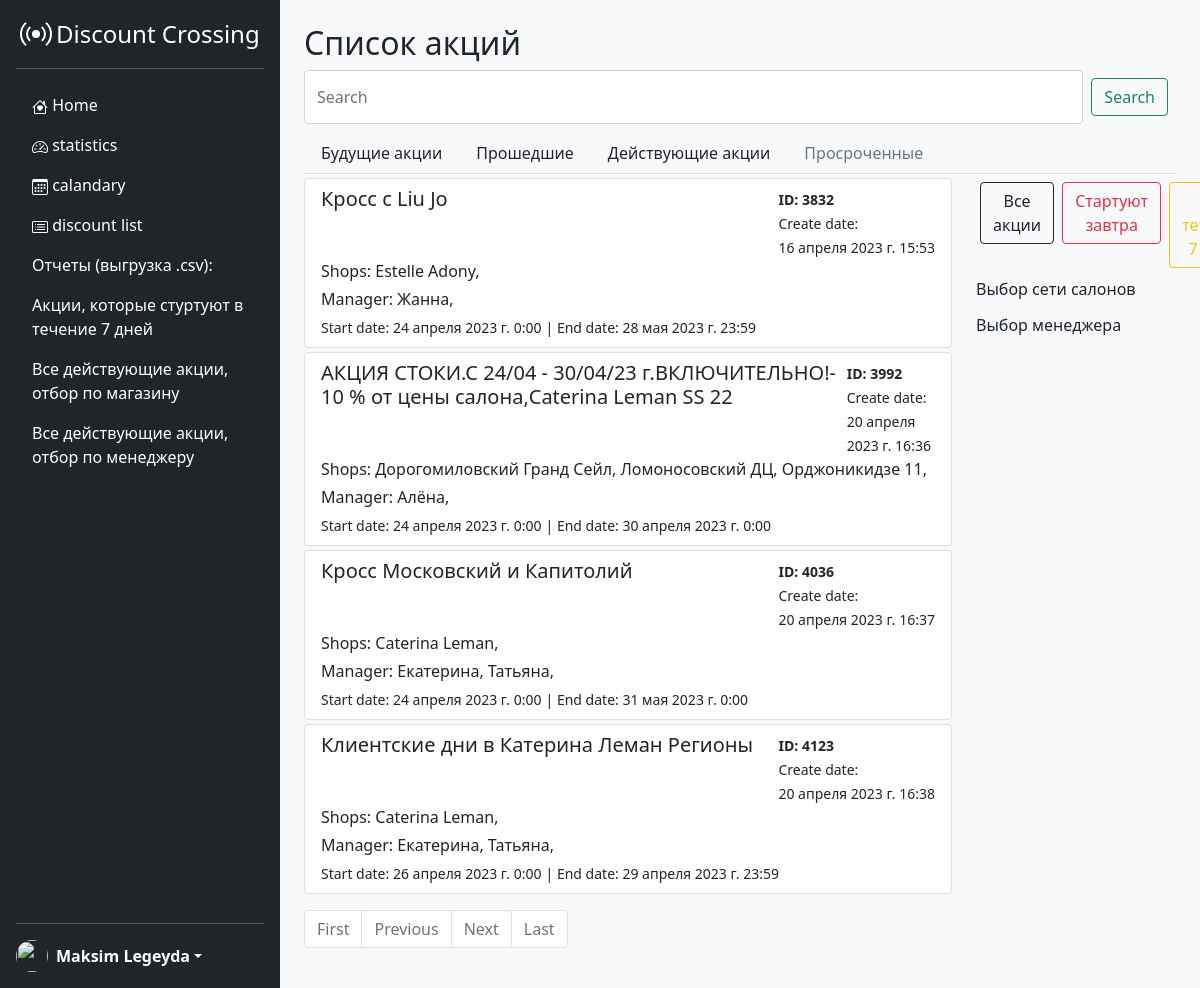
Screenshot of /search/WihinAWeek/ with the database file from the repository.
### discount/models.py (models this page shows, shortened)
class DiscountData(models.Model):
    STATUS = [
        ('N', 'Новая'),
        ('W', 'В работе'),
        ('T', 'Тестирование'),
        ('D', 'Релиз'),
    ]
    title = models.CharField(max_length=250, null=True, verbose_name='Название скидки')
    id_DO = models.IntegerField(blank=True, default=None, verbose_name='ID акции в ДО')
    startDate = models.DateTimeField(blank=True, default=None, verbose_name='Дата начала акции')
    endDate = models.DateTimeField(blank=True, default=None, verbose_name='Дата окончания окончания')
    description = models.TextField(max_length=1500, default='', blank=True, verbose_name='Описание')
    type = models.ManyToManyField(DiscountType)
    manager = models.ManyToManyField(ShopManagers)
    shops = models.ManyToManyField(Shop, verbose_name='магазины', related_name='shop')
    status = models.CharField(max_length=1, choices=STATUS, default='N')
    createDate = models.DateTimeField(null=True, auto_now_add=True, editable=False)
    idDoneDate = models.DateField(default='2000-01-01')
    slug = models.SlugField(blank=True, db_index=True, verbose_name='slug')
    bugCounter = models.IntegerField(default=0, verbose_name='Количество текущих акций')
    isDone = models.BooleanField(default=False, verbose_name='Подготовлена')
    class Meta:
        verbose_name = 'Акция'
        verbose_name_plural = 'Акции'

### shops/models.py (models this page shows)
class Shop(models.Model):
    title = models.CharField(max_length=250, null=True, verbose_name='Наименование магазина')
    manager = models.ManyToManyField(ShopManagers)
    countFutureDiscount = models.IntegerField(default=0, verbose_name='Количество будущих акций')
    countPastDiscount = models.IntegerField(default=0, verbose_name='Количество прошедших акций')
    CountCurrentDiscount = models.IntegerField(default=0, verbose_name='Количество текущих акций')
    def __str__(self):
        return self.title
    class Meta:
        verbose_name = 'Магазин'
        verbose_name_plural = 'Магазины'

class ShopManagers(models.Model):
    name = models.CharField(max_length=250, null=True, verbose_name='Руководить сети (акции)')
    phone = models.CharField(max_length=25, blank=True, default='+7', verbose_name='Телефон')
    countFutureDiscount = models.IntegerField(default=0, verbose_name='Количество будущих акций')
    countPastDiscount = models.IntegerField(default=0, verbose_name='Количество прошедших акций')
    CountCurrentDiscount = models.IntegerField(default=0, verbose_name='Количество текущих акций')
    def __str__(self):
        return self.name
    class Meta:
        verbose_name = 'Менеджер'
        verbose_name_plural = 'Менеджеры'

### discount/views.py (the view)
# urls.py: path('search/WihinAWeek/', views.startWithinAWeek, name='startWithinAWeek'),
def startWithinAWeek(request):
    now = datetime.now().date() + timedelta(days=1)
    end_date = now + timedelta(days=7)
    discounts = DiscountData.objects.filter(startDate__range=[now, end_date]).order_by('startDate')
    page_obj = discounts
    context = {
        'discounts' : discounts,
        'page_obj' : page_obj,
    }
    return render(request, template_name='discount_list.html', context=context)

### templates/discount_list.html (shortened to what this page needs)
{% extends 'base.html' %}
{% block content %}
<div class="p-4 bg-light" style="width: 100%;">
<h2 class="">Список акций</h2>
    <form class="form-inline my-2 my-lg-0 d-flex" action="{% url 'search_results' %}" method="get">
      <input name="q" class="form-control mr-sm-2" type="search" placeholder="Search" aria-label="Search">
      <button class="btn btn-outline-success m-2" type="submit">Search</button>
    </form>
  <ul class="nav nav-tabs mt-2">
    <li class="nav-item">
      {% url 'discountList' as url_discountList %}
      <a class="nav-link link-dark {% if url_discountList in request.path %}active{% endif %}"
      href="/discountList">Будущие акции </a>
    </li>
    <li class="nav-item">
      {% url 'OldDiscountList' as url_OldDiscountList %}
      <a class="nav-link link-dark {% if url_OldDiscountList in request.path %}active{% endif %}"
      href="/OldDiscountList">Прошедшие </a>
    </li>
    <li class="nav-item">
      {% url 'CurrentDiscountList' as url_CurrentDiscountList %}
      <a class="nav-link link-dark {% if url_CurrentDiscountList in request.path %}active{% endif %}"
      href="/CurrentDiscountList">Действующие акции </a>
    </li>
    <li class="nav-item">
      <a class="nav-link disabled link-dark" href="#">Просроченные</a>
    </li>
  </ul>
<div class="content" style="min-height: 79vh;">
<div class="row">
<div class="col">
  {% for discount in page_obj %}
  <div class="list-group mt-1">
      <a href="/discountList/{{ discount.slug }}" class="list-group-item list-group-item-action" aria-current="true">
        <div class="d-flex w-100 justify-content-between">
          <h5 class="mb-1">{{ discount.title }}</h5>
          <div>
            <small style="font-weight: bold;">ID: {{ discount.id_DO }} <br></small>
            <small>Create date:<br> {{ discount.createDate }}</small>
          </div>
        </div>
        <p class="mb-1">Shops: {% for shop in discount.shops.all %}{{ shop }},  {% endfor %}</p>
        <p class="mb-1">Manager: {% for manager in discount.manager.all %}{{ manager }},  {% endfor %}</p>
        <small>Start date: {{ discount.startDate }}</small>
        <small>| End date: {{ discount.endDate }}</small>
      </a>
  </div>
  {% endfor %}
</div>
<div class="col-3 mt-1 pr-5">
  <div class="d-flex">
    <form class="m-1" action="{% url 'discountList' %}" method="get">
      <button type="submit" class="btn btn-outline-dark">Все акции</button>
    </form>
    <form class="m-1" action="{% url 'startTomorrow' %}" method="get">
      <button type="submit" class="btn btn-outline-danger">Стартуют завтра</button>
    </form>
    <form class="m-1" action="{% url 'startWithinAWeek' %}" method="get">
      <button type="submit" class="btn btn-outline-warning">В течение 7 дней</button>
    </form>
  </div>
  <h6 class="mt-2">Выбор сети салонов</h6>
  <h6 class="mt-2">Выбор менеджера</h6>
</div>
</div>
</div>
<nav aria-label="..." class="mt-3" style="bottom: 0;">
  <ul class="pagination">
    <li class="page-item {% if not page_obj.has_previous %}disabled{% endif %}">
      {% if page_obj.has_previous %}
      <a class="page-link" href="?page=1">First</a>
      {% else %}
      <span class="page-link">First</span>
      {% endif %}
    </li>
    <li class="page-item {% if not page_obj.has_previous %}disabled{% endif %}">
      {% if page_obj.has_previous %}
      <a class="page-link" href="?page={{ page_obj.previous_page_number }}">Previous</a>
      {% else %}
      <span class="page-link">Previous</span>
      {% endif %}
    </li>
    <li class="page-item {% if not page_obj.has_next %}disabled{% endif %}">
      {% if page_obj.has_next %}
      <a class="page-link" href="?page={{ page_obj.next_page_number }}">Next</a>
      {% else %}
      <span class="page-link">Next</span>
      {% endif %}
    </li>
    <li class="page-item {% if not page_obj.has_next %}disabled{% endif %}">
      {% if page_obj.has_next %}
      <a class="page-link" href="?page={{ page_obj.paginator.num_pages }}">Last</a>
      {% else %}
      <span class="page-link">Last</span>
      {% endif %}
    </li>
  </ul>
</nav>
</div>
{% endblock %}

### static/css/sidebars.css (style rules this page uses)
body { min-height: 100vh; min-height: -webkit-fill-available; }
html { height: -webkit-fill-available; overflow-x: hidden; margin-right: calc(-1 * (100vw - 100%)); }

### rows the page displays
DiscountData: title "Кросс с Liu Jo", id_DO "3832", createDate "16 апреля 2023 г. 15:53", startDate "24 апреля 2023 г. 0:00", endDate "28 мая 2023 г. 23:59"
Shop: title "Estelle Adony"
ShopManagers: name "Жанна"
DiscountData: title "АКЦИЯ СТОКИ.С 24/04 - 30/04/23 г.ВКЛЮЧИТЕЛЬНО!- 10 % от цены салона,Caterina Leman SS 22", id_DO "3992", createDate "20 апреля 2023 г. 16:36", startDate "24 апреля 2023 г. 0:00", endDate "30 апреля 2023 г. 0:00"
Shop: title "Дорогомиловский Гранд Сейл"
Shop: title "Ломоносовский ДЦ"
Shop: title "Орджоникидзе 11"
ShopManagers: name "Алёна"
DiscountData: title "Кросс Московский и Капитолий", id_DO "4036", createDate "20 апреля 2023 г. 16:37", startDate "24 апреля 2023 г. 0:00", endDate "31 мая 2023 г. 0:00"
Shop: title "Caterina Leman"
ShopManagers: name "Екатерина"
ShopManagers: name "Татьяна"
DiscountData: title "Клиентские дни в Катерина Леман Регионы", id_DO "4123", createDate "20 апреля 2023 г. 16:38", startDate "26 апреля 2023 г. 0:00", endDate "29 апреля 2023 г. 23:59"
